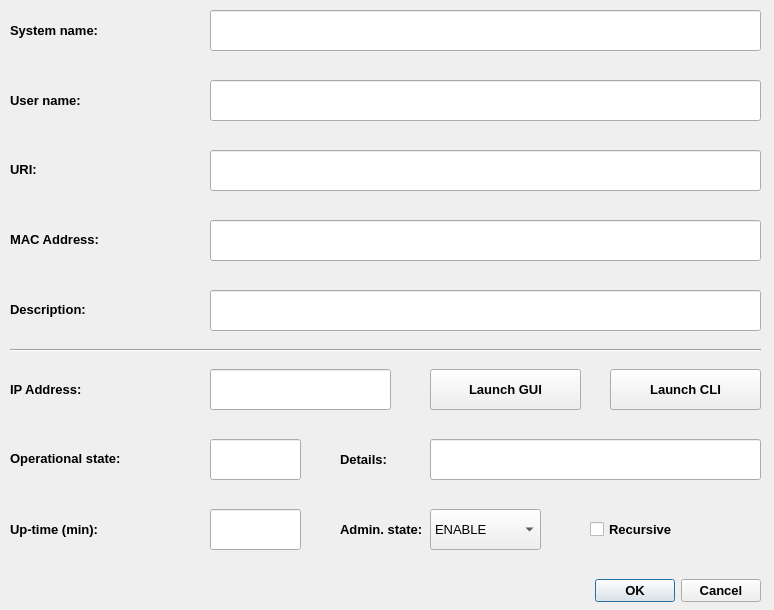
<?xml version="1.0" encoding="UTF-8"?>
<ui version="4.0">
 <class>decoderDialog</class>
 <widget class="QDialog" name="decoderDialog">
  <property name="geometry">
   <rect>
    <x>0</x>
    <y>0</y>
    <width>774</width>
    <height>610</height>
   </rect>
  </property>
  <property name="font">
   <font>
    <pointsize>8</pointsize>
   </font>
  </property>
  <property name="windowTitle">
   <string>Decoder</string>
  </property>
  <property name="windowIcon">
   <iconset>
    <normaloff>../icons/decoder.png</normaloff>../icons/decoder.png</iconset>
  </property>
  <widget class="QLabel" name="uriLabel">
   <property name="geometry">
    <rect>
     <x>10</x>
     <y>149</y>
     <width>211</width>
     <height>41</height>
    </rect>
   </property>
   <property name="font">
    <font>
     <pointsize>10</pointsize>
     <weight>75</weight>
     <bold>true</bold>
    </font>
   </property>
   <property name="whatsThis">
    <string>&lt;html&gt;&lt;head/&gt;&lt;body&gt;&lt;p&gt;Decoder URI, &lt;span style=&quot; font-family:'Aptos,sans-serif';&quot;&gt;does not need to be resolvable by any DNS, but it needs to be unique for the MyRailIO deployment, and it needs to follow the URI format: &amp;lt;resource&amp;gt;.&amp;lt;domain&amp;gt;.&amp;lt;topDomain&amp;gt;&lt;/span&gt;&lt;/p&gt;&lt;/body&gt;&lt;/html&gt;</string>
   </property>
   <property name="text">
    <string>URI:</string>
   </property>
  </widget>
  <widget class="QLineEdit" name="uriLineEdit">
   <property name="geometry">
    <rect>
     <x>210</x>
     <y>150</y>
     <width>551</width>
     <height>41</height>
    </rect>
   </property>
   <property name="font">
    <font>
     <pointsize>10</pointsize>
    </font>
   </property>
   <property name="whatsThis">
    <string>&lt;html&gt;&lt;head/&gt;&lt;body&gt;&lt;p&gt;Decoder URI, &lt;span style=&quot; font-family:'Aptos,sans-serif';&quot;&gt;does not need to be resolvable by any DNS, but it needs to be unique for the MyRailIO deployment, and it needs to follow the URI format: &amp;lt;resource&amp;gt;.&amp;lt;domain&amp;gt;.&amp;lt;topDomain&amp;gt;&lt;/span&gt;&lt;/p&gt;&lt;/body&gt;&lt;/html&gt;</string>
   </property>
   <property name="text">
    <string/>
   </property>
   <property name="readOnly">
    <bool>false</bool>
   </property>
  </widget>
  <widget class="QLineEdit" name="macLineEdit">
   <property name="geometry">
    <rect>
     <x>210</x>
     <y>220</y>
     <width>551</width>
     <height>41</height>
    </rect>
   </property>
   <property name="font">
    <font>
     <pointsize>10</pointsize>
    </font>
   </property>
   <property name="whatsThis">
    <string>&lt;html&gt;&lt;head/&gt;&lt;body&gt;&lt;p&gt;Decoder MAC address&lt;/p&gt;&lt;/body&gt;&lt;/html&gt;</string>
   </property>
   <property name="text">
    <string/>
   </property>
   <property name="readOnly">
    <bool>false</bool>
   </property>
  </widget>
  <widget class="QLabel" name="macLabel">
   <property name="geometry">
    <rect>
     <x>10</x>
     <y>219</y>
     <width>211</width>
     <height>41</height>
    </rect>
   </property>
   <property name="font">
    <font>
     <pointsize>10</pointsize>
     <weight>75</weight>
     <bold>true</bold>
    </font>
   </property>
   <property name="whatsThis">
    <string>&lt;html&gt;&lt;head/&gt;&lt;body&gt;&lt;p&gt;&lt;span style=&quot; font-weight:400;&quot;&gt;Decoder MAC address&lt;/span&gt;&lt;/p&gt;&lt;/body&gt;&lt;/html&gt;</string>
   </property>
   <property name="text">
    <string>MAC Address:</string>
   </property>
  </widget>
  <widget class="QDialogButtonBox" name="confirmButtonBox">
   <property name="geometry">
    <rect>
     <x>590</x>
     <y>570</y>
     <width>171</width>
     <height>41</height>
    </rect>
   </property>
   <property name="font">
    <font>
     <pointsize>10</pointsize>
     <weight>75</weight>
     <bold>true</bold>
    </font>
   </property>
   <property name="whatsThis">
    <string>&lt;html&gt;&lt;head/&gt;&lt;body&gt;&lt;p&gt;Accept and deploy configuration changes / or reject them&lt;/p&gt;&lt;/body&gt;&lt;/html&gt;</string>
   </property>
   <property name="standardButtons">
    <set>QDialogButtonBox::Cancel|QDialogButtonBox::Ok</set>
   </property>
  </widget>
  <widget class="QCheckBox" name="adminStateForceCheckBox">
   <property name="geometry">
    <rect>
     <x>590</x>
     <y>509</y>
     <width>171</width>
     <height>41</height>
    </rect>
   </property>
   <property name="font">
    <font>
     <pointsize>10</pointsize>
     <weight>75</weight>
     <bold>true</bold>
    </font>
   </property>
   <property name="whatsThis">
    <string>If you want to avoid manually “ENABLE” all parents, or “DISABLE” all children you may use the “recursive” version of “ENABLE”/”DISABLE” in which case the server does it for you.</string>
   </property>
   <property name="text">
    <string>Recursive</string>
   </property>
  </widget>
  <widget class="QLineEdit" name="upTimeLineEdit">
   <property name="geometry">
    <rect>
     <x>210</x>
     <y>509</y>
     <width>91</width>
     <height>41</height>
    </rect>
   </property>
   <property name="font">
    <font>
     <pointsize>10</pointsize>
    </font>
   </property>
   <property name="whatsThis">
    <string>&lt;html&gt;&lt;head/&gt;&lt;body&gt;&lt;p&gt;Decoder uptime - time sinse the decoder became available&lt;/p&gt;&lt;/body&gt;&lt;/html&gt;</string>
   </property>
   <property name="text">
    <string/>
   </property>
   <property name="readOnly">
    <bool>true</bool>
   </property>
  </widget>
  <widget class="QLabel" name="adminStateLabel">
   <property name="geometry">
    <rect>
     <x>340</x>
     <y>509</y>
     <width>131</width>
     <height>41</height>
    </rect>
   </property>
   <property name="font">
    <font>
     <pointsize>10</pointsize>
     <weight>75</weight>
     <bold>true</bold>
    </font>
   </property>
   <property name="whatsThis">
    <string>&lt;html&gt;&lt;head/&gt;&lt;body&gt;&lt;p&gt;Decoder administrative state [ENABLE | DISABLE]&lt;/p&gt;&lt;/body&gt;&lt;/html&gt;</string>
   </property>
   <property name="text">
    <string>Admin. state:</string>
   </property>
   <property name="wordWrap">
    <bool>true</bool>
   </property>
  </widget>
  <widget class="QLabel" name="upTimeLabel">
   <property name="geometry">
    <rect>
     <x>10</x>
     <y>509</y>
     <width>211</width>
     <height>41</height>
    </rect>
   </property>
   <property name="font">
    <font>
     <pointsize>10</pointsize>
     <weight>75</weight>
     <bold>true</bold>
    </font>
   </property>
   <property name="whatsThis">
    <string>&lt;html&gt;&lt;head/&gt;&lt;body&gt;&lt;p&gt;Decoder uptime - time sinse the decoder became available&lt;/p&gt;&lt;/body&gt;&lt;/html&gt;</string>
   </property>
   <property name="text">
    <string>Up-time (min):</string>
   </property>
  </widget>
  <widget class="QLineEdit" name="opStateDetailLineEdit">
   <property name="geometry">
    <rect>
     <x>430</x>
     <y>439</y>
     <width>331</width>
     <height>41</height>
    </rect>
   </property>
   <property name="font">
    <font>
     <pointsize>10</pointsize>
    </font>
   </property>
   <property name="whatsThis">
    <string>&lt;html&gt;&lt;head/&gt;&lt;body&gt;&lt;p&gt;&lt;span style=&quot; font-weight:400;&quot;&gt;Decoder detailed operational state [INIT | DISABLE | CBL | ERRSEC | FAIL]&lt;/span&gt;&lt;/p&gt;&lt;/body&gt;&lt;/html&gt;</string>
   </property>
   <property name="text">
    <string/>
   </property>
   <property name="readOnly">
    <bool>true</bool>
   </property>
  </widget>
  <widget class="QComboBox" name="adminStateComboBox">
   <property name="geometry">
    <rect>
     <x>430</x>
     <y>509</y>
     <width>111</width>
     <height>41</height>
    </rect>
   </property>
   <property name="font">
    <font>
     <pointsize>10</pointsize>
    </font>
   </property>
   <property name="whatsThis">
    <string>&lt;html&gt;&lt;head/&gt;&lt;body&gt;&lt;p&gt;Decoder administrative state [ENABLE | DISABLE]&lt;/p&gt;&lt;/body&gt;&lt;/html&gt;</string>
   </property>
   <item>
    <property name="text">
     <string>ENABLE</string>
    </property>
   </item>
   <item>
    <property name="text">
     <string>DISABLE</string>
    </property>
   </item>
  </widget>
  <widget class="QLabel" name="operationalStateLabel">
   <property name="geometry">
    <rect>
     <x>10</x>
     <y>438</y>
     <width>211</width>
     <height>41</height>
    </rect>
   </property>
   <property name="font">
    <font>
     <pointsize>10</pointsize>
     <weight>75</weight>
     <bold>true</bold>
    </font>
   </property>
   <property name="whatsThis">
    <string>&lt;html&gt;&lt;head/&gt;&lt;body&gt;&lt;p&gt;Decoder operational state sumary [AVAIL | UNAVAIL]&lt;/p&gt;&lt;/body&gt;&lt;/html&gt;</string>
   </property>
   <property name="text">
    <string>Operational state:</string>
   </property>
   <property name="wordWrap">
    <bool>true</bool>
   </property>
  </widget>
  <widget class="QLineEdit" name="opStateSummaryLineEdit">
   <property name="geometry">
    <rect>
     <x>210</x>
     <y>439</y>
     <width>91</width>
     <height>41</height>
    </rect>
   </property>
   <property name="font">
    <font>
     <pointsize>10</pointsize>
    </font>
   </property>
   <property name="whatsThis">
    <string>&lt;html&gt;&lt;head/&gt;&lt;body&gt;&lt;p&gt;Decoder operational state sumary [AVAIL | UNAVAIL]&lt;/p&gt;&lt;/body&gt;&lt;/html&gt;</string>
   </property>
   <property name="text">
    <string/>
   </property>
   <property name="readOnly">
    <bool>true</bool>
   </property>
  </widget>
  <widget class="QLabel" name="operationalStateDetailLabel">
   <property name="geometry">
    <rect>
     <x>340</x>
     <y>439</y>
     <width>131</width>
     <height>41</height>
    </rect>
   </property>
   <property name="font">
    <font>
     <pointsize>10</pointsize>
     <weight>75</weight>
     <bold>true</bold>
    </font>
   </property>
   <property name="whatsThis">
    <string>&lt;html&gt;&lt;head/&gt;&lt;body&gt;&lt;p&gt;&lt;span style=&quot; font-weight:400;&quot;&gt;Decoder detailed operational state [INIT | DISABLE | CBL | ERRSEC | FAIL]&lt;/span&gt;&lt;/p&gt;&lt;/body&gt;&lt;/html&gt;</string>
   </property>
   <property name="text">
    <string>Details:</string>
   </property>
  </widget>
  <widget class="QLabel" name="descriptionLabel">
   <property name="geometry">
    <rect>
     <x>10</x>
     <y>289</y>
     <width>211</width>
     <height>41</height>
    </rect>
   </property>
   <property name="font">
    <font>
     <pointsize>10</pointsize>
     <weight>75</weight>
     <bold>true</bold>
    </font>
   </property>
   <property name="whatsThis">
    <string>&lt;html&gt;&lt;head/&gt;&lt;body&gt;&lt;p&gt;&lt;span style=&quot; font-weight:400;&quot;&gt;Decoder description&lt;/span&gt;&lt;/p&gt;&lt;/body&gt;&lt;/html&gt;</string>
   </property>
   <property name="text">
    <string>Description:</string>
   </property>
  </widget>
  <widget class="QLineEdit" name="JMRIDescriptionLineEdit">
   <property name="geometry">
    <rect>
     <x>210</x>
     <y>290</y>
     <width>551</width>
     <height>41</height>
    </rect>
   </property>
   <property name="font">
    <font>
     <pointsize>10</pointsize>
    </font>
   </property>
   <property name="whatsThis">
    <string>&lt;html&gt;&lt;head/&gt;&lt;body&gt;&lt;p&gt;&lt;span style=&quot; font-weight:400;&quot;&gt;Decoder description&lt;/span&gt;&lt;/p&gt;&lt;/body&gt;&lt;/html&gt;</string>
   </property>
   <property name="text">
    <string/>
   </property>
   <property name="readOnly">
    <bool>false</bool>
   </property>
  </widget>
  <widget class="Line" name="line_2">
   <property name="geometry">
    <rect>
     <x>10</x>
     <y>340</y>
     <width>751</width>
     <height>20</height>
    </rect>
   </property>
   <property name="orientation">
    <enum>Qt::Horizontal</enum>
   </property>
  </widget>
  <widget class="QLineEdit" name="JMRISystemNameLineEdit">
   <property name="geometry">
    <rect>
     <x>210</x>
     <y>10</y>
     <width>551</width>
     <height>41</height>
    </rect>
   </property>
   <property name="font">
    <font>
     <pointsize>10</pointsize>
    </font>
   </property>
   <property name="whatsThis">
    <string>&lt;html&gt;&lt;head/&gt;&lt;body&gt;&lt;p&gt;&lt;span style=&quot; font-family:'Aptos,sans-serif';&quot;&gt;This is an immutable system identifier that needs to begin with the “GJD-“ pre-fix. &lt;/span&gt;&lt;/p&gt;&lt;/body&gt;&lt;/html&gt;</string>
   </property>
   <property name="text">
    <string/>
   </property>
   <property name="readOnly">
    <bool>false</bool>
   </property>
  </widget>
  <widget class="QLabel" name="systemNameLabel">
   <property name="geometry">
    <rect>
     <x>10</x>
     <y>10</y>
     <width>211</width>
     <height>41</height>
    </rect>
   </property>
   <property name="font">
    <font>
     <pointsize>10</pointsize>
     <weight>75</weight>
     <bold>true</bold>
    </font>
   </property>
   <property name="whatsThis">
    <string>&lt;html&gt;&lt;head/&gt;&lt;body&gt;&lt;p&gt;&lt;span style=&quot; font-family:'Aptos,sans-serif';&quot;&gt;This is an immutable system identifier that needs to begin with the “GJD-“ pre-fix. &lt;/span&gt;&lt;/p&gt;&lt;/body&gt;&lt;/html&gt;</string>
   </property>
   <property name="text">
    <string>System name:</string>
   </property>
  </widget>
  <widget class="QLabel" name="userNameLabel">
   <property name="geometry">
    <rect>
     <x>10</x>
     <y>80</y>
     <width>211</width>
     <height>41</height>
    </rect>
   </property>
   <property name="font">
    <font>
     <pointsize>10</pointsize>
     <weight>75</weight>
     <bold>true</bold>
    </font>
   </property>
   <property name="whatsThis">
    <string>&lt;html&gt;&lt;head/&gt;&lt;body&gt;&lt;p&gt;Decoder Username&lt;/p&gt;&lt;/body&gt;&lt;/html&gt;</string>
   </property>
   <property name="text">
    <string>User name:</string>
   </property>
  </widget>
  <widget class="QLineEdit" name="JMRIUserNameLineEdit">
   <property name="geometry">
    <rect>
     <x>210</x>
     <y>80</y>
     <width>551</width>
     <height>41</height>
    </rect>
   </property>
   <property name="font">
    <font>
     <pointsize>10</pointsize>
    </font>
   </property>
   <property name="whatsThis">
    <string>&lt;html&gt;&lt;head/&gt;&lt;body&gt;&lt;p&gt;Decoder Username&lt;/p&gt;&lt;/body&gt;&lt;/html&gt;</string>
   </property>
   <property name="text">
    <string/>
   </property>
   <property name="readOnly">
    <bool>false</bool>
   </property>
  </widget>
  <widget class="QLabel" name="ipAddrLabel">
   <property name="geometry">
    <rect>
     <x>10</x>
     <y>369</y>
     <width>131</width>
     <height>41</height>
    </rect>
   </property>
   <property name="font">
    <font>
     <pointsize>10</pointsize>
     <weight>75</weight>
     <bold>true</bold>
    </font>
   </property>
   <property name="whatsThis">
    <string>&lt;html&gt;&lt;head/&gt;&lt;body&gt;&lt;p&gt;Decoder IP-address&lt;/p&gt;&lt;/body&gt;&lt;/html&gt;</string>
   </property>
   <property name="text">
    <string>IP Address:</string>
   </property>
  </widget>
  <widget class="QLineEdit" name="ipAddressLineEdit">
   <property name="geometry">
    <rect>
     <x>210</x>
     <y>369</y>
     <width>181</width>
     <height>41</height>
    </rect>
   </property>
   <property name="font">
    <font>
     <pointsize>10</pointsize>
    </font>
   </property>
   <property name="whatsThis">
    <string>&lt;html&gt;&lt;head/&gt;&lt;body&gt;&lt;p&gt;Decoder IP-address&lt;/p&gt;&lt;/body&gt;&lt;/html&gt;</string>
   </property>
   <property name="text">
    <string/>
   </property>
   <property name="readOnly">
    <bool>true</bool>
   </property>
  </widget>
  <widget class="QPushButton" name="launchUiPushButton">
   <property name="geometry">
    <rect>
     <x>430</x>
     <y>369</y>
     <width>151</width>
     <height>41</height>
    </rect>
   </property>
   <property name="font">
    <font>
     <pointsize>10</pointsize>
     <weight>75</weight>
     <bold>true</bold>
    </font>
   </property>
   <property name="whatsThis">
    <string>&lt;html&gt;&lt;head/&gt;&lt;body&gt;&lt;p&gt;Launch the decoder provisioning web portal&lt;/p&gt;&lt;/body&gt;&lt;/html&gt;</string>
   </property>
   <property name="text">
    <string>Launch GUI</string>
   </property>
  </widget>
  <widget class="QPushButton" name="launchTelnetPushButton">
   <property name="geometry">
    <rect>
     <x>610</x>
     <y>369</y>
     <width>151</width>
     <height>41</height>
    </rect>
   </property>
   <property name="font">
    <font>
     <pointsize>10</pointsize>
     <weight>75</weight>
     <bold>true</bold>
    </font>
   </property>
   <property name="whatsThis">
    <string>&lt;html&gt;&lt;head/&gt;&lt;body&gt;&lt;p&gt;Launch the CLI&lt;/p&gt;&lt;/body&gt;&lt;/html&gt;</string>
   </property>
   <property name="text">
    <string>Launch CLI</string>
   </property>
  </widget>
 </widget>
 <resources/>
 <connections/>
</ui>
